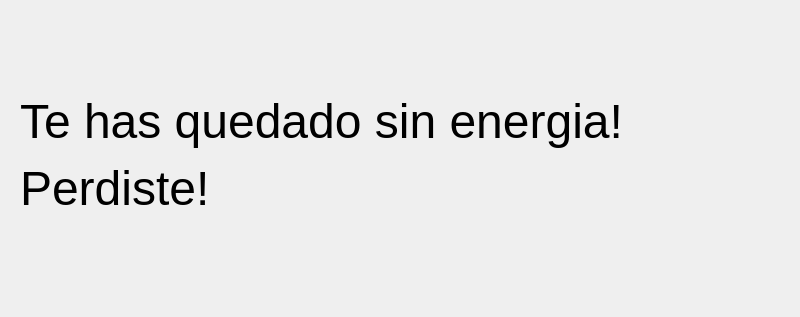
<?xml version="1.0" encoding="UTF-8"?>
<ui version="4.0">
 <class>Form</class>
 <widget class="QWidget" name="Form">
  <property name="geometry">
   <rect>
    <x>0</x>
    <y>0</y>
    <width>800</width>
    <height>317</height>
   </rect>
  </property>
  <property name="minimumSize">
   <size>
    <width>800</width>
    <height>317</height>
   </size>
  </property>
  <property name="maximumSize">
   <size>
    <width>800</width>
    <height>317</height>
   </size>
  </property>
  <property name="windowTitle">
   <string>Form</string>
  </property>
  <widget class="QLabel" name="label">
   <property name="geometry">
    <rect>
     <x>20</x>
     <y>0</y>
     <width>761</width>
     <height>311</height>
    </rect>
   </property>
   <property name="text">
    <string>&lt;html&gt;&lt;head/&gt;&lt;body&gt;&lt;p&gt;&lt;span style=&quot; font-size:36pt;&quot;&gt;Te has quedado sin energia!&lt;/span&gt;&lt;/p&gt;&lt;p&gt;&lt;span style=&quot; font-size:36pt;&quot;&gt;Perdiste!&lt;/span&gt;&lt;/p&gt;&lt;/body&gt;&lt;/html&gt;</string>
   </property>
  </widget>
  <widget class="QLabel" name="label_2">
   <property name="geometry">
    <rect>
     <x>-6</x>
     <y>-5</y>
     <width>811</width>
     <height>331</height>
    </rect>
   </property>
   <property name="text">
    <string/>
   </property>
  </widget>
  <zorder>label_2</zorder>
  <zorder>label</zorder>
 </widget>
 <resources/>
 <connections/>
</ui>
